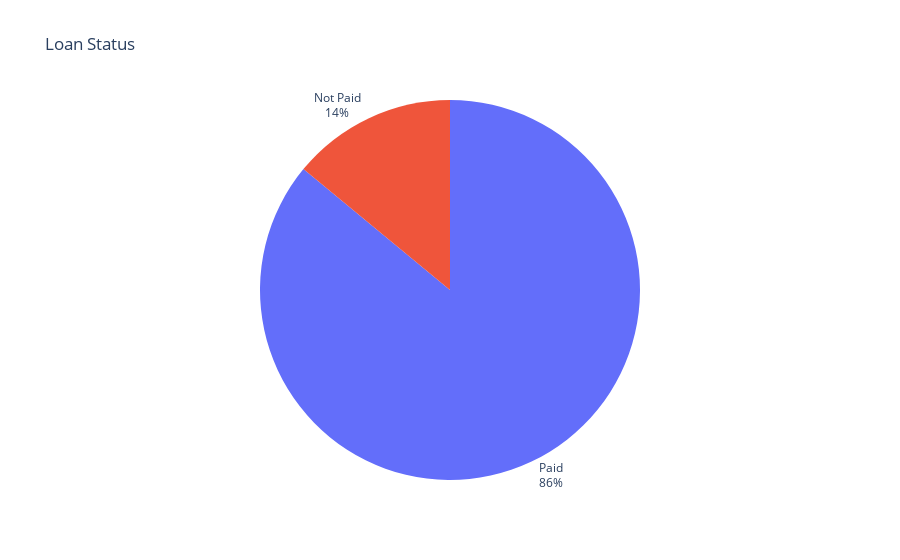

Notebook code for this chart:
### Code cell
## Plot loans["status"] values as a pie chart
fig = px.pie(loans, values=loans["status"].value_counts().values, names=loans["status"].value_counts().index, title="Loan Status")

## Save it as jpg

## Make text more readeable
## Remove legend
fig.update_traces(textposition='outside', textinfo='percent+label', showlegend=False)
fig.write_image("plots/loans_status.png")
fig.show()

### Figure 1 — Plotly figure (JSON) as saved in the notebook; plotly's stock layout.template omitted (floating-point values rounded to 4 significant figures)
{"data": [{"domain": {"x": [0, 1], "y": [0, 1]}, "hovertemplate": "label=%{label}<br>value=%{value}<extra></extra>", "labels": ["Paid", "Not Paid"], "legendgroup": "", "name": "", "showlegend": false, "textinfo": "percent+label", "textposition": "outside", "type": "pie", "values": [282, 46]}], "layout": {"legend": {"tracegroupgap": 0}, "title": {"text": "Loan Status"}}}
